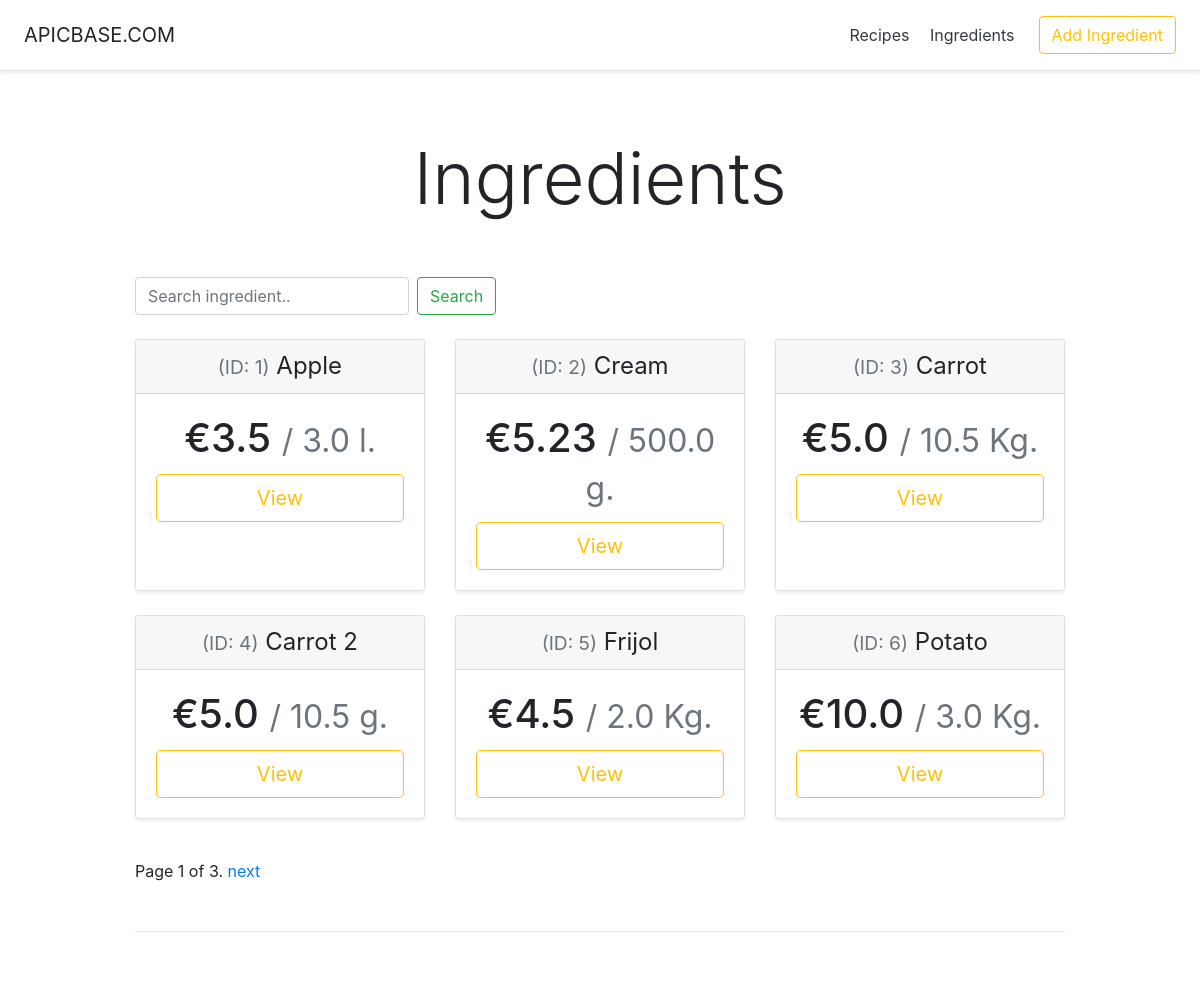
The app's page /recipeManager/ingredients/ with its own data.
### recipeManager/models.py (models this page shows, shortened)
class Ingredient(models.Model):
    id = models.AutoField(primary_key=True)
    name = models.CharField(max_length=200)
    cost = models.FloatField()
    amount = models.FloatField()
    GRAMS='g.'
    KILOGRAMS='Kg.'
    CENTILITERS='cl.'
    LITERS='l.'
    UNIT_CHOICES = (
        (GRAMS, 'Gram'),
        (KILOGRAMS, 'Kilogram'),
        (CENTILITERS, 'Centiliter'),
        (LITERS, 'Liter')
    )
    unit = models.CharField(
        max_length=2,
        choices=UNIT_CHOICES,
        default=GRAMS,
    )

### recipeManager/views.py (the view)
# urls.py: path('ingredients/', views.IngredientsView.as_view(), name='ingredients'),
class IngredientsView(generic.ListView):
    template_name = 'recipeManager/ingredients.html'
    context_object_name = 'ingredients_list'
    paginate_by = 6
    def get_queryset(self):
        ingredients = Ingredient.objects.all()
        if 'search' in self.request.GET:
            return doSearch(self.request.GET['search'], "Ingredient")
        else:
            return ingredients

### recipeManager/templates/recipeManager/ingredients.html (shortened to what this page needs)
<!DOCTYPE html>
<html lang="en">
   <head>
      {% load static %}
      <link href="{%static 'recipeManager/bootstrap.min.css'%}" rel="stylesheet">
      {% load static %}
      <link href="{% static 'recipeManager/pricing.css' %}" rel="stylesheet">
   </head>
   <body>
      <div class="d-flex flex-column flex-md-row align-items-center p-3 px-md-4 mb-3 bg-white border-bottom shadow-sm">
         <h5 class="my-0 mr-md-auto font-weight-normal">APICBASE.COM</h5>
         <nav class="my-2 my-md-0 mr-md-3">
            <a class="p-2 text-dark" href="{% url 'recipeManager:index' %}">Recipes</a>
            <a class="p-2 text-dark" href="{% url 'recipeManager:ingredients' %}">Ingredients</a>
         </nav>
         <a class="btn btn-outline-warning" href="{% url 'recipeManager:addIngredient'%}">Add Ingredient</a>
      </div>
      <div class="pricing-header px-3 py-3 pt-md-5 pb-md-4 mx-auto text-center">
         <h1 class="display-3">Ingredients</h1>
      </div>
      <div class="container">
         <form class="form-inline my-lg-4" method="get">
            <input name="search" class="form-control mr-sm-2" type="search" placeholder="Search ingredient.." aria-label="Search">
            <button class="btn btn-outline-success my-2 my-sm-0" type="submit">Search</button>
         </form>
         <div class="card-deck mb-3 text-center">
            {% if ingredients_list %}
            {% for ingredient in ingredients_list %}
            <div class="card mb-4 shadow-sm">
               <div class="card-header">
                  <h4 class="my-0 font-weight-normal"><small class="text-muted">(ID: {{ ingredient.id }})</small> {{ ingredient.name }}</h4>
               </div>
               <div class="card-body">
                  <h1 class="card-title pricing-card-title">€{{ ingredient.cost }} <small class="text-muted">/ {{ ingredient.amount }} {{ ingredient.unit }}</small></h1>
                  <a class="alert-link" style="text-decoration:none;" href="{% url 'recipeManager:ingredientDetail' ingredient.id %}">
                  <button type="button" class="btn btn-lg btn-block btn-outline-warning">View</button>
                  </a>
               </div>
            </div>
            {% endfor %}
            {% else %}
            <p><strong>No ingredients available.</strong></p>
            {% endif %}
         </div>
         {% if is_paginated %}
           <div class="pagination">
              <span class="page-links">
              <span class="page-current">
              Page {{ page_obj.number }} of {{ page_obj.paginator.num_pages }}.
              </span>
              {% if page_obj.has_next %}
              <a href="?page={{ page_obj.next_page_number }}">next</a>
              {% endif %}
              </span>
           </div>
         {% endif %}
         <footer class="pt-4 my-md-5 pt-md-5 border-top"></footer>
      </div>
   </body>
</html>

### recipeManager/static/recipeManager/pricing.css (style rules this page uses)
html { font-size: 14px; }
@media (min-width: 768px) { html { font-size: 16px; } }
.container { max-width: 960px; }
.pricing-header { max-width: 700px; }
.card-deck .card { min-width: 220px; }

### records on screen
Ingredient: id "1", name "Apple", cost "3.5", amount "3.0", unit "l."
Ingredient: id "2", name "Cream", cost "5.23", amount "500.0", unit "g."
Ingredient: id "3", name "Carrot", cost "5.0", amount "10.5", unit "Kg."
Ingredient: id "4", name "Carrot 2", cost "5.0", amount "10.5", unit "g."
Ingredient: id "5", name "Frijol", cost "4.5", amount "2.0", unit "Kg."
Ingredient: id "6", name "Potato", cost "10.0", amount "3.0", unit "Kg."

### other values on screen
{{ page_obj.number }} "1"
{{ page_obj.paginator.num_pages }} "3"
